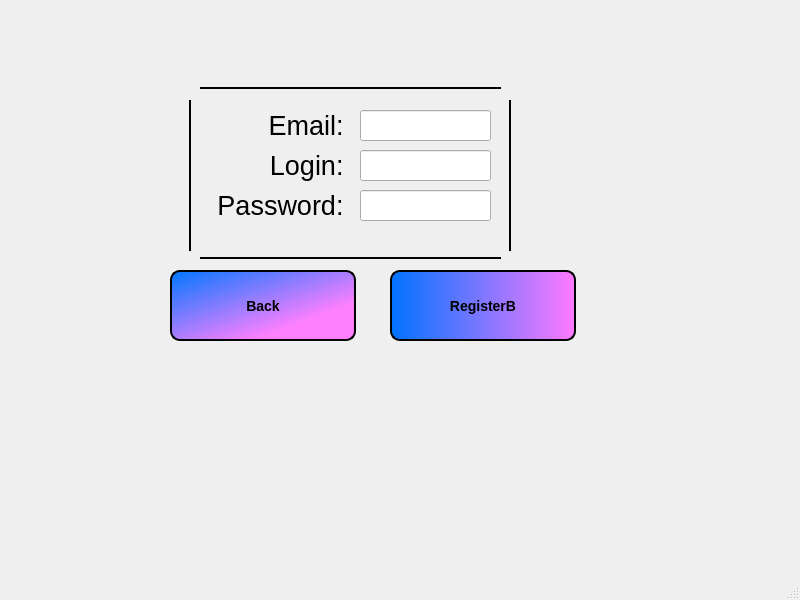
<?xml version="1.0" encoding="UTF-8"?>
<ui version="4.0">
 <class>RegistrationO</class>
 <widget class="QMainWindow" name="RegistrationO">
  <property name="geometry">
   <rect>
    <x>0</x>
    <y>0</y>
    <width>800</width>
    <height>600</height>
   </rect>
  </property>
  <property name="windowTitle">
   <string>MainWindow</string>
  </property>
  <widget class="QWidget" name="centralwidget">
   <widget class="QPushButton" name="BackB">
    <property name="geometry">
     <rect>
      <x>170</x>
      <y>270</y>
      <width>186</width>
      <height>71</height>
     </rect>
    </property>
    <property name="font">
     <font>
      <pointsize>-1</pointsize>
      <italic>false</italic>
      <bold>true</bold>
     </font>
    </property>
    <property name="cursor">
     <cursorShape>PointingHandCursor</cursorShape>
    </property>
    <property name="styleSheet">
     <string notr="true">QPushButton{
background-color: qlineargradient(spread:pad, x1:0, y1:0, x2:0.826838, y2:0.847, stop:0 rgba(0, 119, 255, 255), stop:0.875676 rgba(255, 128, 255, 255));
    border-style: outset;
    border-width: 2px;
    border-radius: 10px;
    border-color: black;
    font: bold 14px;
    min-width: 10em;
    padding: 6px;
	
}</string>
    </property>
    <property name="text">
     <string>Back</string>
    </property>
   </widget>
   <widget class="QLabel" name="label_2">
    <property name="geometry">
     <rect>
      <x>200</x>
      <y>180</y>
      <width>151</width>
      <height>51</height>
     </rect>
    </property>
    <property name="text">
     <string>&lt;html&gt;&lt;head/&gt;&lt;body&gt;&lt;p align=&quot;right&quot;&gt;&lt;span style=&quot; font-size:20pt;&quot;&gt;Password: &lt;/span&gt;&lt;/p&gt;&lt;/body&gt;&lt;/html&gt;</string>
    </property>
   </widget>
   <widget class="QLineEdit" name="passw">
    <property name="geometry">
     <rect>
      <x>360</x>
      <y>190</y>
      <width>131</width>
      <height>31</height>
     </rect>
    </property>
    <property name="echoMode">
     <enum>QLineEdit::Password</enum>
    </property>
   </widget>
   <widget class="QPushButton" name="RegisterB">
    <property name="geometry">
     <rect>
      <x>390</x>
      <y>270</y>
      <width>186</width>
      <height>71</height>
     </rect>
    </property>
    <property name="font">
     <font>
      <pointsize>-1</pointsize>
      <italic>false</italic>
      <bold>true</bold>
     </font>
    </property>
    <property name="cursor">
     <cursorShape>PointingHandCursor</cursorShape>
    </property>
    <property name="styleSheet">
     <string notr="true">QPushButton
{
	background-color: qlineargradient(spread:pad, x1:0, y1:0.545, x2:1, y2:0.545, stop:0 rgba(0, 115, 255, 255), stop:1 rgba(255, 122, 255, 255));
    border-style: outset;
    border-width: 2px;
    border-radius: 10px;
    border-color: black;
    font: bold 14px;
    min-width: 10em;
    padding: 6px;
	
}</string>
    </property>
    <property name="text">
     <string>RegisterB</string>
    </property>
   </widget>
   <widget class="QLineEdit" name="login">
    <property name="geometry">
     <rect>
      <x>360</x>
      <y>150</y>
      <width>131</width>
      <height>31</height>
     </rect>
    </property>
   </widget>
   <widget class="Line" name="line_5">
    <property name="geometry">
     <rect>
      <x>200</x>
      <y>250</y>
      <width>301</width>
      <height>16</height>
     </rect>
    </property>
    <property name="frameShadow">
     <enum>QFrame::Plain</enum>
    </property>
    <property name="lineWidth">
     <number>2</number>
    </property>
    <property name="orientation">
     <enum>Qt::Horizontal</enum>
    </property>
   </widget>
   <widget class="QLabel" name="label_3">
    <property name="geometry">
     <rect>
      <x>200</x>
      <y>140</y>
      <width>151</width>
      <height>51</height>
     </rect>
    </property>
    <property name="text">
     <string>&lt;html&gt;&lt;head/&gt;&lt;body&gt;&lt;p align=&quot;right&quot;&gt;&lt;span style=&quot; font-size:20pt;&quot;&gt;Login: &lt;/span&gt;&lt;/p&gt;&lt;/body&gt;&lt;/html&gt;</string>
    </property>
   </widget>
   <widget class="Line" name="line_3">
    <property name="geometry">
     <rect>
      <x>180</x>
      <y>100</y>
      <width>21</width>
      <height>151</height>
     </rect>
    </property>
    <property name="frameShadow">
     <enum>QFrame::Plain</enum>
    </property>
    <property name="lineWidth">
     <number>2</number>
    </property>
    <property name="orientation">
     <enum>Qt::Vertical</enum>
    </property>
   </widget>
   <widget class="Line" name="line_4">
    <property name="geometry">
     <rect>
      <x>200</x>
      <y>80</y>
      <width>301</width>
      <height>16</height>
     </rect>
    </property>
    <property name="frameShadow">
     <enum>QFrame::Plain</enum>
    </property>
    <property name="lineWidth">
     <number>2</number>
    </property>
    <property name="orientation">
     <enum>Qt::Horizontal</enum>
    </property>
   </widget>
   <widget class="Line" name="line_2">
    <property name="geometry">
     <rect>
      <x>500</x>
      <y>100</y>
      <width>21</width>
      <height>151</height>
     </rect>
    </property>
    <property name="frameShadow">
     <enum>QFrame::Plain</enum>
    </property>
    <property name="lineWidth">
     <number>2</number>
    </property>
    <property name="orientation">
     <enum>Qt::Vertical</enum>
    </property>
   </widget>
   <widget class="QLabel" name="label_4">
    <property name="geometry">
     <rect>
      <x>200</x>
      <y>100</y>
      <width>151</width>
      <height>51</height>
     </rect>
    </property>
    <property name="text">
     <string>&lt;html&gt;&lt;head/&gt;&lt;body&gt;&lt;p align=&quot;right&quot;&gt;&lt;span style=&quot; font-size:20pt;&quot;&gt;Email: &lt;/span&gt;&lt;/p&gt;&lt;/body&gt;&lt;/html&gt;</string>
    </property>
   </widget>
   <widget class="QLineEdit" name="email">
    <property name="geometry">
     <rect>
      <x>360</x>
      <y>110</y>
      <width>131</width>
      <height>31</height>
     </rect>
    </property>
   </widget>
  </widget>
  <widget class="QMenuBar" name="menubar">
   <property name="geometry">
    <rect>
     <x>0</x>
     <y>0</y>
     <width>800</width>
     <height>20</height>
    </rect>
   </property>
  </widget>
  <widget class="QStatusBar" name="statusbar"/>
 </widget>
 <resources/>
 <connections/>
</ui>
